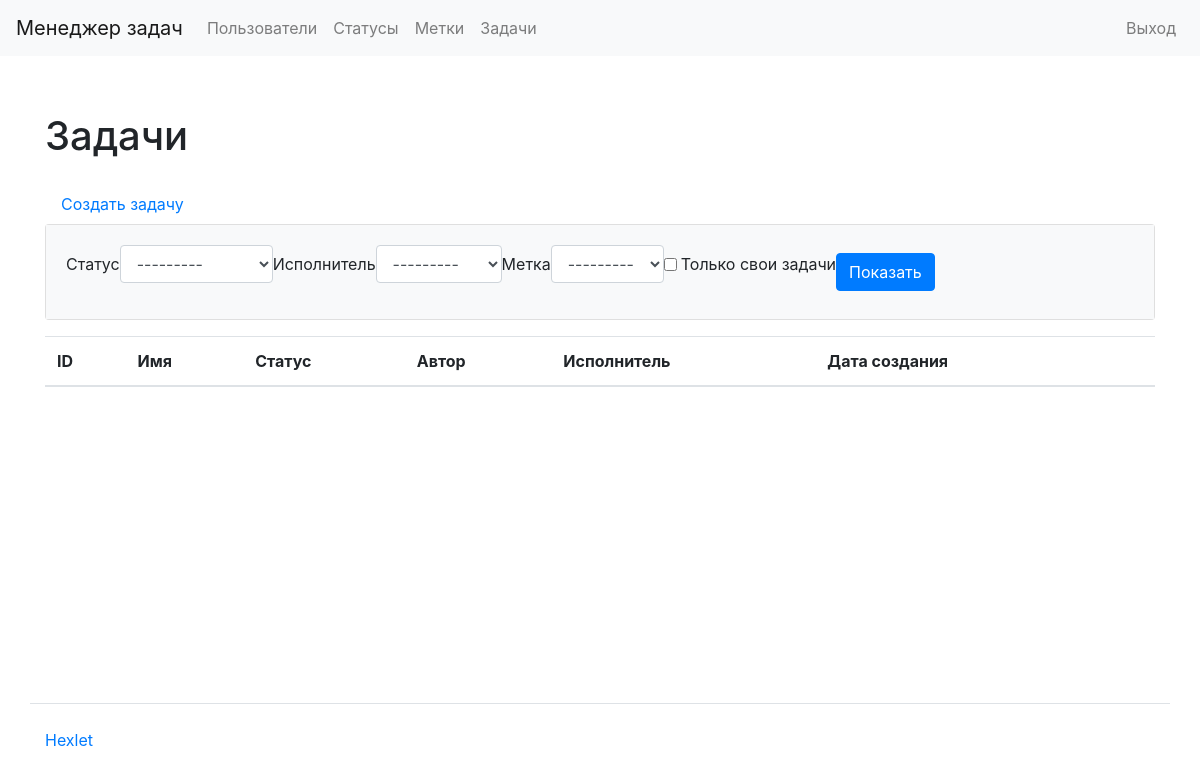
/tasks/ (signed in), run on an earlier commit of the app's database.
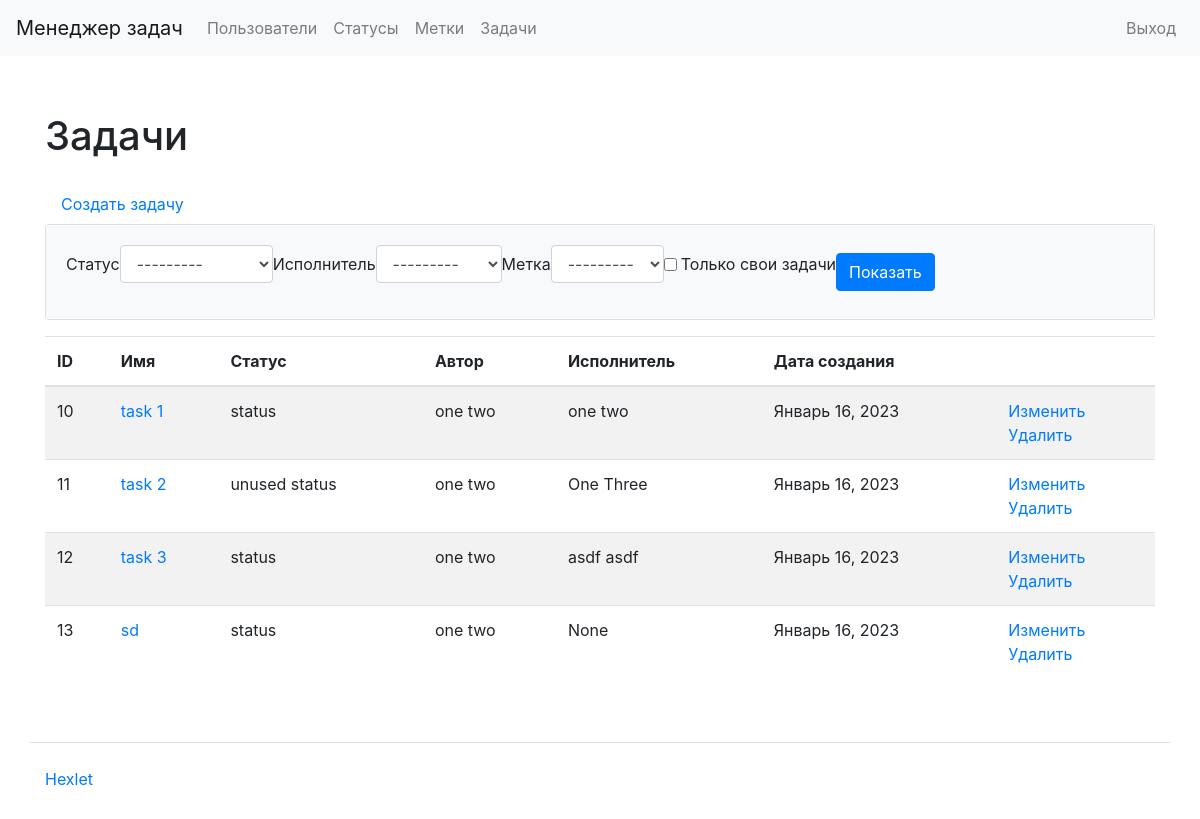
And on a later commit of the database.
### task_manager/tasks/models.py (models this page shows)
class Task(models.Model):
    name = models.CharField(max_length=50, unique=True, verbose_name=_('Name'))
    description = models.TextField(null=True, blank=True,
                                   verbose_name=_('Description'))
    owner = models.ForeignKey(
        CustomUser,
        related_name='owner',
        on_delete=models.PROTECT,
        null=True,
    )
    executor = models.ForeignKey(
        CustomUser,
        related_name='executor',
        on_delete=models.PROTECT,
        null=True,
        blank=True,
        verbose_name=_('Executor'),
    )
    status = models.ForeignKey(Status, on_delete=models.PROTECT, null=True,
                               verbose_name=_('Status'))
    labels = models.ManyToManyField(
        Label,
        blank=True,
        verbose_name=_('Labels'),
    )
    created_at = models.DateTimeField(auto_now_add=True)

### task_manager/statuses/models.py (models this page shows)
class Status(models.Model):
    name = models.CharField(max_length=50, unique=True, verbose_name=_('Name'))
    created_at = models.DateTimeField(auto_now_add=True)
    def __str__(self):
        return self.name

### task_manager/users/models.py (models this page shows)
class CustomUser(AbstractUser):
    def __str__(self):
        return self.get_full_name()

### task_manager/tasks/views.py (the view)
# urls.py: path('', views.TasksListView.as_view(), name='tasks_index'),
class TasksListView(CustomUnAuthorizedMixin, FilterView):
    model = Task
    login_url = 'login'
    template_name = 'tasks/index.html'
    filterset_class = TaskFilter

### task_manager/labels/models.py (called while the page is built)
    def __str__(self):
        return self.name

### task_manager/users/utils.py (called while the page is built)
    def dispatch(self, request, *args, **kwargs):
        if not request.user.is_authenticated:
            messages.error(
                request, ERROR_AUTH_MESSAGE
            )
            return redirect('login')
        return super().dispatch(request, *args, **kwargs)

### task_manager/templates/tasks/index.html (shortened to what this page needs)
{% extends "index.html" %}
{% load bootstrap4 %}
{% load i18n %}
{% block content %}
<div class="container wrapper flex-grow-1">
    <h1 class="my-4">
        {% trans "Tasks" %}
    </h1>
    <a class="nav-link" href="{% url 'tasks_create' %}">{% trans "Create task" %}</a>
    <div class="card mb-3">
        <div class="card-body bg-light">
            <form class="form-inline center" method="get">
                {% bootstrap_form filter.form field_class="ml-2 mr-2" %}
                <div class="form-group">
                    <input class="btn btn-primary" type="submit" value="{% trans 'Show' %}"/>
                </div>
            </form>
        </div>
    </div>
    <table class="table table-striped">
        <thead>
            <tr>
                <th>ID</th>
                <th>{% trans "Name" %}</th>
                <th>{% trans "Status" %}</th>
                <th>{% trans "Owner" %}</th>
                <th>{% trans "Executor" %}</th>
                <th>{% trans "Creation date" %}</th>
                <th></th>
            </tr>
        </thead>
        <tbody>
            {% for task in object_list %}
            <tr>
                <td>{{ task.id }}</td>
                <td><a href="{% url 'tasks_show' pk=task.id %}">{{ task.name }}</a></td>
                <td>{{ task.status }}</td>
                <td>{{ task.owner }}</td>
                <td>{{ task.executor }}</td>
                <td>{{ task.created_at|date:"F j, Y" }}</td>
                <td><a href="{% url 'tasks_update' pk=task.id %}">{% trans "Update" %}</a>
                <br/><a href="{% url 'tasks_delete' pk=task.id %}">{% trans "Delete" %}</a></td>
            </tr>
            {% endfor %}
        </tbody>
    </table>
</div>
{% endblock %}

### task_manager/templates/index.html (shortened to what this page needs)
{% load bootstrap4 %}
{% load i18n %}
<!DOCTYPE html>
<html lang="ru-ru">
    <head>
        {% bootstrap_css %}
    </head>
    <body class="d-flex flex-column min-vh-100">
        <nav class="navbar navbar-expand-lg navbar-light bg-light mb-3">
            <a class="navbar-brand" href="/">
                {% trans "Task manager" %}
            </a>
            <div class="collapse navbar-collapse" id="navbarToggleExternalContent">
                <ul class="navbar-nav mr-auto">
                    <li class="nav-item">
                        <a class="nav-link" href="{% url 'users_index' %}">
                            {% trans "Users" %}
                        </a>
                    </li>
                    {% if user.is_authenticated %}
                    <li class="nav-item">
                        <a class="nav-link" href="{% url 'statuses_index' %}">
                            {% trans "Statuses" %}
                        </a>
                    </li>
                    <li class="nav-item">
                        <a class="nav-link" href="{% url 'labels_index' %}">
                            {% trans "Labels" %}
                        </a>
                    </li>
                    <li class="nav-item">
                        <a class="nav-link" href="{% url 'tasks_index' %}">
                            {% trans "Tasks" %}
                        </a>
                    </li>
                    {% endif %}
                </ul>
                <ul class="navbar-nav">
                    {% if user.is_anonymous %}
                    <li class="nav-item">
                        <a class="nav-link" href="{% url 'login' %}">
                            {% trans "Login" %}
                        </a>
                    </li>
                    <li class="nav-item">
                        <a class="nav-link" href="{% url 'users_create' %}">
                            {% trans "Sign up" %}
                        </a>
                    </li>
                    {% else %}
                    <li class="nav-item">
                        <a class="nav-link" href="{% url 'logout' %}">
                            {% trans "Logout" %}
                        </a>
                    </li>
                    {%endif%}
                </ul>
            </div>
        </nav>
        {% block content %}{% endblock %}
        <footer>
            <div class="container my-5 pt-4 border-top">
                <a href="https://ru.hexlet.io" target="_blank">
                    Hexlet
                </a>
            </div>
        </footer>
    </body>
</html>

What changed in the data, as far as the page shows it:
added Task: id "10", name "task 1", status "status", owner "one two", executor "one two", created_at "Январь 16, 2023"
added Task: id "11", name "task 2", status "unused status", owner "one two", executor "One Three", created_at "Январь 16, 2023"
added Task: id "12", name "task 3", status "status", owner "one two", executor "asdf asdf", created_at "Январь 16, 2023"
added Task: id "13", name "sd", status "status", owner "one two", executor "None", created_at "Январь 16, 2023"
